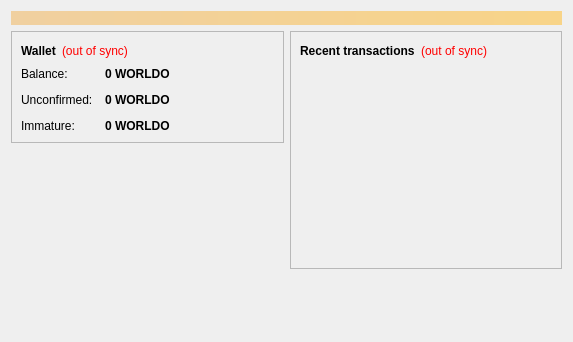
<?xml version="1.0" encoding="UTF-8"?>
<ui version="4.0">
 <class>OverviewPage</class>
 <widget class="QWidget" name="OverviewPage">
  <property name="geometry">
   <rect>
    <x>0</x>
    <y>0</y>
    <width>573</width>
    <height>342</height>
   </rect>
  </property>
  <property name="windowTitle">
   <string>Form</string>
  </property>
  <layout class="QVBoxLayout" name="topLayout">
   <item>
    <widget class="QLabel" name="labelAlerts">
     <property name="visible">
      <bool>false</bool>
     </property>
     <property name="styleSheet">
      <string notr="true">background-color: qlineargradient(x1: 0, y1: 0, x2: 1, y2: 0, stop:0 #F0D0A0, stop:1 #F8D488); color:#000000;</string>
     </property>
     <property name="wordWrap">
      <bool>true</bool>
     </property>
     <property name="margin">
      <number>3</number>
     </property>
    </widget>
   </item>
   <item>
    <layout class="QHBoxLayout" name="horizontalLayout" stretch="1,1">

     <item>
      <layout class="QVBoxLayout" name="verticalLayout_2">
       <item>
        <widget class="QFrame" name="frame">
         <property name="frameShape">
          <enum>QFrame::StyledPanel</enum>
         </property>
         <property name="frameShadow">
          <enum>QFrame::Raised</enum>
         </property>
         <layout class="QVBoxLayout" name="verticalLayout_4">


          <item>
           <layout class="QHBoxLayout" name="horizontalLayout_4">
            <item>
             <widget class="QLabel" name="label_5">
              <property name="font">
               <font>


                <weight>75</weight>
                <bold>true</bold>
               </font>

              </property>
              <property name="text">
               <string>Wallet</string>
              </property>
             </widget>
            </item>
            <item>
             <widget class="QLabel" name="labelWalletStatus">
              <property name="toolTip">
               <string>The displayed information may be out of date. Your wallet automatically synchronizes with the Worldo network after a connection is established, but this process has not completed yet.</string>
              </property>
              <property name="styleSheet">
               <string notr="true">QLabel { color: red; }</string>
              </property>
              <property name="text">
               <string notr="true">(out of sync)</string>
              </property>
              <property name="alignment">
               <set>Qt::AlignLeading|Qt::AlignLeft|Qt::AlignVCenter</set>
              </property>
             </widget>
            </item>
            <item>
             <spacer name="horizontalSpacer_2">
              <property name="orientation">
               <enum>Qt::Horizontal</enum>
              </property>
              <property name="sizeHint" stdset="0">
               <size>
                <width>40</width>
                <height>20</height>
               </size>
              </property>
             </spacer>
            </item>
           </layout>



          </item>
          <item>
           <layout class="QFormLayout" name="formLayout_2">

            <property name="fieldGrowthPolicy">
             <enum>QFormLayout::AllNonFixedFieldsGrow</enum>

            </property>
            <property name="horizontalSpacing">
             <number>12</number>

            </property>
            <property name="verticalSpacing">
             <number>12</number>

            </property>
            <item row="0" column="0">
             <widget class="QLabel" name="label">
              <property name="text">
               <string>Balance:</string>
              </property>
             </widget>
            </item>
            <item row="0" column="1">
             <widget class="QLabel" name="labelBalance">
              <property name="font">
               <font>
                <weight>75</weight>
                <bold>true</bold>
               </font>
              </property>
              <property name="cursor">
               <cursorShape>IBeamCursor</cursorShape>
              </property>
              <property name="toolTip">
               <string>Your current balance</string>
              </property>
              <property name="text">
               <string notr="true">0 WORLDO</string>
              </property>
              <property name="textInteractionFlags">
               <set>Qt::LinksAccessibleByMouse|Qt::TextSelectableByKeyboard|Qt::TextSelectableByMouse</set>
              </property>
             </widget>
            </item>
            <item row="1" column="0">
             <widget class="QLabel" name="label_3">
              <property name="text">
               <string>Unconfirmed:</string>
              </property>
             </widget>
            </item>
            <item row="1" column="1">
             <widget class="QLabel" name="labelUnconfirmed">
              <property name="font">
               <font>
                <weight>75</weight>
                <bold>true</bold>
               </font>
              </property>
              <property name="cursor">
               <cursorShape>IBeamCursor</cursorShape>
              </property>
              <property name="toolTip">
               <string>Total of transactions that have yet to be confirmed, and do not yet count toward the current balance</string>
              </property>
              <property name="text">
               <string notr="true">0 WORLDO</string>
              </property>
              <property name="textInteractionFlags">
               <set>Qt::LinksAccessibleByMouse|Qt::TextSelectableByKeyboard|Qt::TextSelectableByMouse</set>
              </property>
             </widget>
            </item>
            <item row="2" column="0">
             <widget class="QLabel" name="labelImmatureText">
              <property name="text">
               <string>Immature:</string>
              </property>
             </widget>
            </item>
            <item row="2" column="1">
             <widget class="QLabel" name="labelImmature">
              <property name="font">
               <font>
                <weight>75</weight>
                <bold>true</bold>
               </font>
              </property>
              <property name="toolTip">
               <string>Mined balance that has not yet matured</string>
              </property>
              <property name="text">
               <string notr="true">0 WORLDO</string>
              </property>
              <property name="textInteractionFlags">
               <set>Qt::LinksAccessibleByMouse|Qt::TextSelectableByKeyboard|Qt::TextSelectableByMouse</set>

              </property>
             </widget>
            </item>
           </layout>

          </item>













         </layout>
        </widget>
       </item>
       <item>
        <spacer name="verticalSpacer">
         <property name="orientation">
          <enum>Qt::Vertical</enum>
         </property>
         <property name="sizeHint" stdset="0">
          <size>
           <width>20</width>
           <height>40</height>
          </size>
         </property>
        </spacer>
       </item>

        <item>
         <widget class="QLabel" name="label_wallet_bgcoin">
          <property name="text">
           <string/>
          </property>
          <property name="pixmap">
           <pixmap resource="../bitcoin.qrc">:/images/wallet_bgcoin</pixmap>
          </property>
          <property name="scaledContents">
           <bool>false</bool>
          </property>

          <property name="alignment">
           <set>Qt::AlignCenter</set>

          </property>
          <property name="margin">
           <number>-2</number>
          </property>
         </widget>
        </item>
        <item>
         <widget class="QLabel" name="label_6">
          <property name="text">
           <string/>

          </property>


































         </widget>



































































        </item>
      </layout>

     </item>
     <item>















      <layout class="QVBoxLayout" name="verticalLayout_3">
       <item>
        <widget class="QFrame" name="frame_2">
         <property name="frameShape">
          <enum>QFrame::StyledPanel</enum>
         </property>
         <property name="frameShadow">
          <enum>QFrame::Raised</enum>
         </property>
         <layout class="QVBoxLayout" name="verticalLayout">


          <item>
           <layout class="QHBoxLayout" name="horizontalLayout_2">
            <item>
             <widget class="QLabel" name="label_4">
              <property name="text">
               <string>&lt;b&gt;Recent transactions&lt;/b&gt;</string>
              </property>
             </widget>
            </item>
            <item>
             <widget class="QLabel" name="labelTransactionsStatus">
              <property name="toolTip">
               <string>The displayed information may be out of date. Your wallet automatically synchronizes with the Worldo network after a connection is established, but this process has not completed yet.</string>
              </property>
              <property name="styleSheet">
               <string notr="true">QLabel { color: red; }</string>
              </property>
              <property name="text">
               <string notr="true">(out of sync)</string>
              </property>
              <property name="alignment">
               <set>Qt::AlignRight|Qt::AlignTrailing|Qt::AlignVCenter</set>
              </property>
             </widget>
            </item>
            <item>
             <spacer name="horizontalSpacer">
              <property name="orientation">
               <enum>Qt::Horizontal</enum>
              </property>
              <property name="sizeHint" stdset="0">
               <size>
                <width>40</width>
                <height>20</height>
               </size>
              </property>
             </spacer>
            </item>
           </layout>

          </item>
          <item>
           <widget class="QListView" name="listTransactions">



            <property name="styleSheet">
             <string notr="true">QListView { background: transparent; }</string>
            </property>
            <property name="frameShape">
             <enum>QFrame::NoFrame</enum>

            </property>
            <property name="verticalScrollBarPolicy">
             <enum>Qt::ScrollBarAlwaysOff</enum>


            </property>
            <property name="horizontalScrollBarPolicy">





             <enum>Qt::ScrollBarAlwaysOff</enum>
            </property>
            <property name="selectionMode">
             <enum>QAbstractItemView::NoSelection</enum>




            </property>
           </widget>

          </item>
         </layout>


        </widget>
















       </item>



       <item>
        <spacer name="verticalSpacer_2">
         <property name="orientation">
          <enum>Qt::Vertical</enum>
         </property>
         <property name="sizeHint" stdset="0">
          <size>
           <width>20</width>
           <height>40</height>
          </size>
         </property>
        </spacer>
       </item>
      </layout>



     </item>
    </layout>
   </item>
  </layout>
 </widget>
 <resources/>
 <connections/>
</ui>
